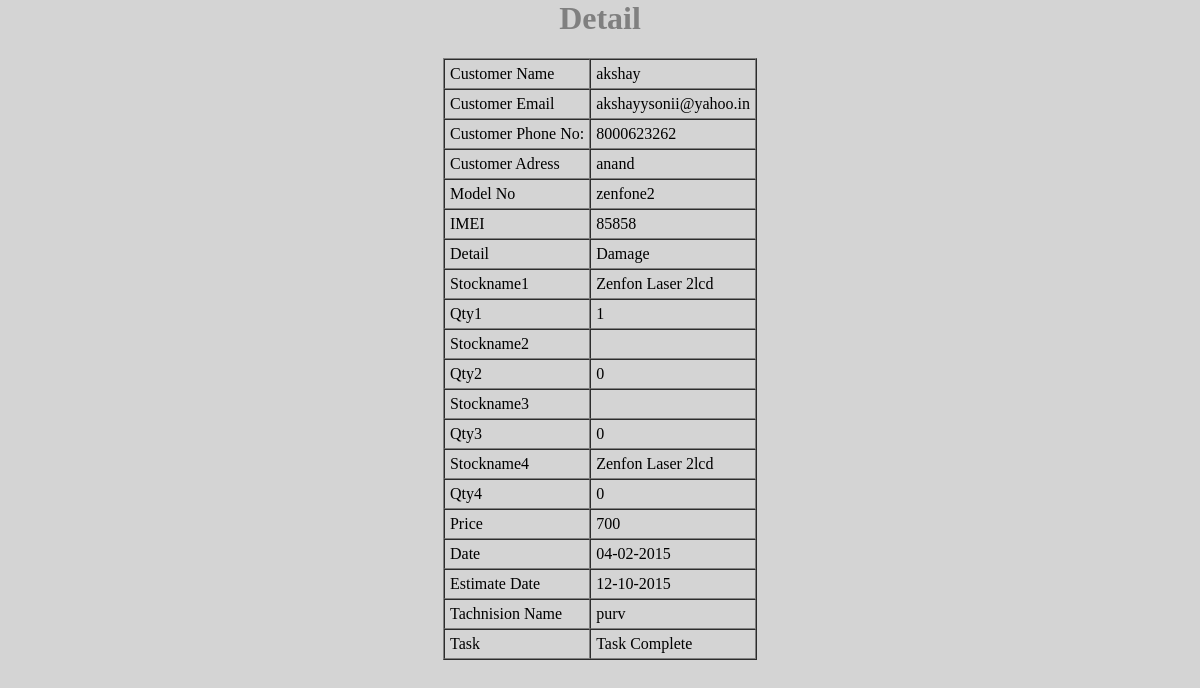
/table.php?rid=78 (signed in), run on the app's committed database.
### tables this page shows
CREATE TABLE `ragister` (
  `rid` int(20) NOT NULL,
  `cname` varchar(100) NOT NULL,
  `email` varchar(100) NOT NULL,
  `phoneno` varchar(100) NOT NULL,
  `addr` varchar(100) NOT NULL,
  `model` varchar(100) NOT NULL,
  `imei` varchar(100) NOT NULL,
  `detail` varchar(50) NOT NULL,
  `stocknm1` varchar(100) NOT NULL,
  `qty1` int(20) NOT NULL,
  `stocknm2` varchar(100) NOT NULL,
  `qty2` int(20) NOT NULL,
  `stocknm3` varchar(100) NOT NULL,
  `qty3` int(20) NOT NULL,
  `stocknm4` varchar(100) NOT NULL,
  `qty4` int(20) NOT NULL,
  `price` int(20) NOT NULL,
  `date` varchar(100) NOT NULL,
  `edate` varchar(100) NOT NULL,
  `status` int(11) NOT NULL,
  `tachid` int(20) NOT NULL
);

CREATE TABLE `product` (
  `proid` int(20) NOT NULL,
  `comid` int(20) NOT NULL,
  `proname` varchar(50) NOT NULL
);

CREATE TABLE `stock` (
  `stockid` int(20) NOT NULL,
  `proid` int(20) NOT NULL,
  `stocknm` varchar(50) NOT NULL,
  `qty` int(50) NOT NULL,
  `date` varchar(50) NOT NULL
);

CREATE TABLE `technision` (
  `techid` int(20) NOT NULL,
  `tachname` varchar(50) NOT NULL
);

### table.php (the view, shortened to what this page needs)
<html>
<head>
<link rel="stylesheet" href="css/login.css">
<body>
<center>	<H1 style="color:gray;">Detail</H1>
	<table border="1px" cellspacing="0px">
	<?php
	$rid=$_GET['rid'];
	$qry1=mysql_query("select * from ragister where rid='$rid'");
	while($t=mysql_fetch_array($qry1))
	{
		$stockid1=$t['stocknm1'];
		$stockid2=$t['stocknm2'];
		$stockid3=$t['stocknm3'];
		$stockid4=$t['stocknm4'];
		$sqry1=mysql_query("select * from stock where stockid='$stockid1'");
		$s1=mysql_fetch_array($sqry1);
		$sqry2=mysql_query("select * from stock where stockid='$stockid2'");
		$s2=mysql_fetch_array($sqry2);
		$sqry3=mysql_query("select * from stock where stockid='$stockid3'");
		$s3=mysql_fetch_array($sqry3);
		$sqry4=mysql_query("select * from stock where stockid='$stockid4'");
		$s4=mysql_fetch_array($sqry4);
		$proid1=$s1['proid'];
		$pqry1=mysql_query("select * from product where proid='$proid1'");
		$p1=mysql_fetch_array($pqry1);
		$proid2=$s2['proid'];
		$pqry2=mysql_query("select * from product where proid='$proid2'");
		$p2=mysql_fetch_array($pqry2);
		$proid3=$s3['proid'];
		$pqry3=mysql_query("select * from product where proid='$proid3'");
		$p3=mysql_fetch_array($pqry3);
		$proid4=$s4['proid'];
		$pqry4=mysql_query("select * from product where proid='$proid4'");
		$p4=mysql_fetch_array($pqry4);
	?>
	<tr>
		<td>Customer Name</td><td><?php echo $t['cname'];?></td>
	</tr>
	<tr>
		<td>Customer Email</td><td><?php echo $t['email'];?></td>
	</tr>
	<tr>
		<td>Customer Phone No:</td><td><?php echo $t['phoneno'];?></td>
	</tr>
	<tr>
		<td>Customer Adress</td><td><?php echo $t['addr'];?></td>
	</tr>
	<tr>
		<td>Model No</td><td><?php echo $t['model'];?></td>
	</tr>
	<tr>
		<td>IMEI</td><td><?php echo $t['imei'];?></td>
	</tr>
	<tr>
		<td>Detail</td><td><?php echo $t['detail'];?></td>
	</tr>
	<tr>
		<td>Stockname1</td><td><?php echo $p1['proname'];echo $s1['stocknm'];?></td>
	</tr>
	<tr>
		<td>Qty1</td><td><?php echo $t['qty1'];?></td>
	</tr>
	<tr>
		<td>Stockname2</td><td><?php echo $p2['proname'];echo $s2['stocknm'];?></td>
	</tr>
	<tr>
		<td>Qty2</td><td><?php echo $t['qty2'];?></td>
	</tr>
	<tr>
		<td>Stockname3</td><td><?php echo $p3['proname'];echo $s3['stocknm'];?></td>
	</tr>
	<tr>
		<td>Qty3</td><td><?php echo $t['qty3'];?></td>
	</tr>
	<tr>
		<td>Stockname4</td><td><?php echo $p4['proname'];echo $s4['stocknm'];?></td>
	</tr>
	<tr>
		<td>Qty4</td><td><?php echo $t['qty4'];?></td>
	</tr>
	<tr>
		<td>Price</td><td><?php echo $t['price'];?></td>
	</tr>
	<tr>
		<td>Date</td><td><?php echo $t['date'];?></td>
	</tr>
	<tr>
		<td>Estimate Date</td><td><?php echo $t['edate'];?></td>
	</tr>
	<tr>
		<td>Tachnision Name</td><td><?php $q5=mysql_query("select * from technision where techid='$t[tachid]'");while($l=mysql_fetch_array($q5)){if($t['tachid']==$l['techid']){echo $l['tachname'];}}?></td>
	<tr>
		<td>Task</td><td><?php if ($t['status']=="1"){echo "Task Complete";}else{ echo "Task not Complete";}?></td>
	</tr>
	<?php
	}
	?>
	</table>
</body>
</html>

### css/login.css (style rules this page uses)
body { margin:0px; padding:0px; background:#D4D4D4; font-family:Times New Roman }

### table.php (style rules this page uses)
td { padding:5px; }

### data on the page
ragister: cname "akshay", email "akshayysonii@yahoo.in", phoneno "8000623262", addr "anand", model "zenfone2", imei "85858", detail "Damage", product.proname "Zenfon Laser 2", stock.stocknm "lcd", qty1 "1", qty2 "0", qty3 "0", qty4 "0", price "700", date "04-02-2015", edate "12-10-2015", status "Task Complete"
technision: tachname "purv"
